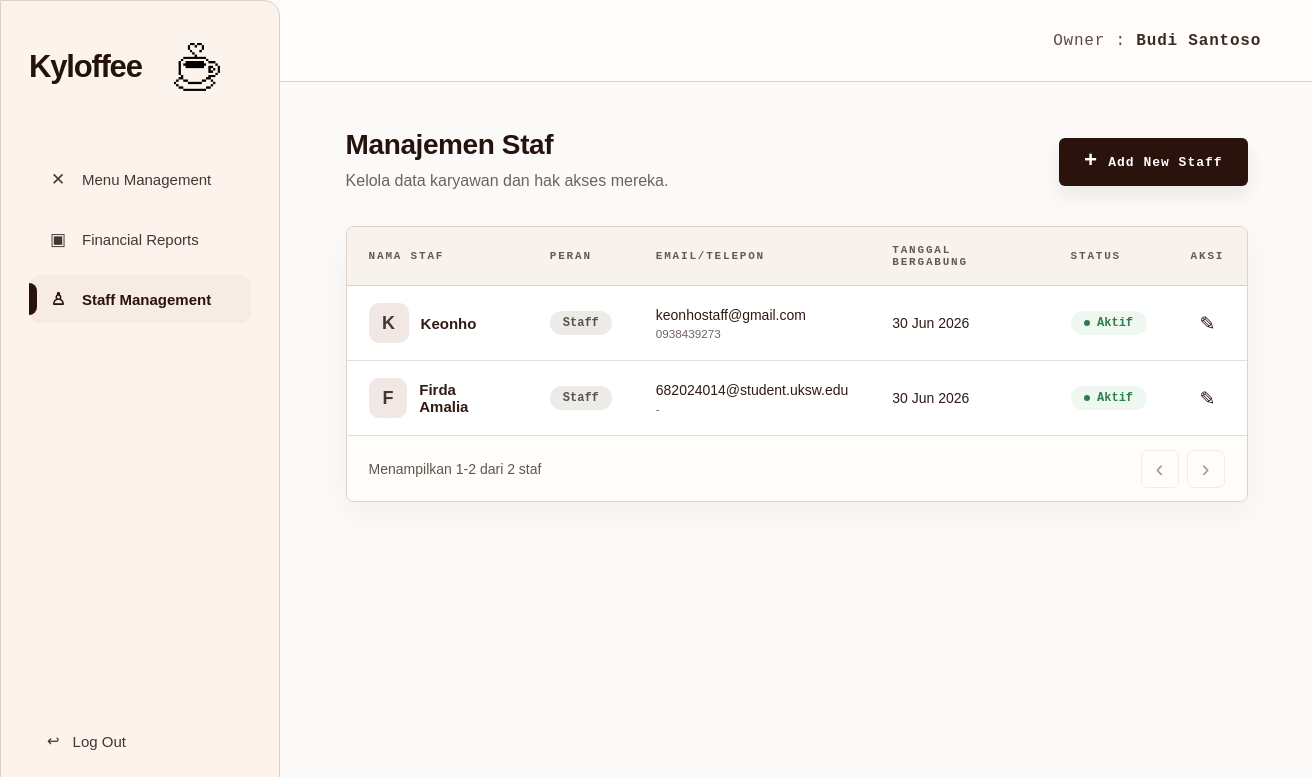
/owner/users (signed in), run on an earlier commit of the app's database.
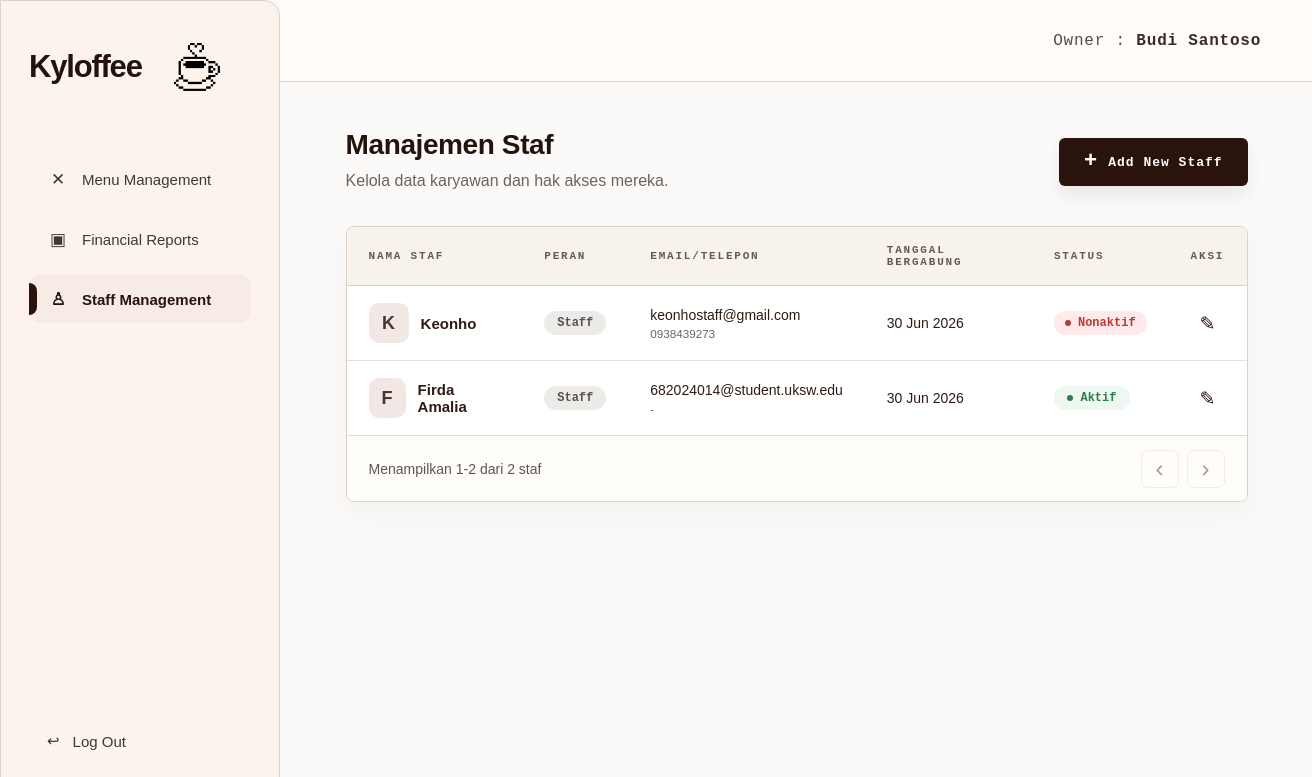
And on a later commit of the database.
### tables this page shows
CREATE TABLE users (
                id INTEGER PRIMARY KEY AUTOINCREMENT,
                full_name TEXT NOT NULL,
                email TEXT UNIQUE NOT NULL,
                password_hash TEXT NOT NULL,
                role TEXT NOT NULL,
                created_at TIMESTAMP DEFAULT CURRENT_TIMESTAMP
            , staff_phone TEXT, staff_position TEXT DEFAULT 'Staff', joined_date TEXT, staff_status TEXT DEFAULT 'Aktif', is_active INTEGER NOT NULL DEFAULT 1);

### app.py (the view)
@app.route("/owner/users")
@owner_required
def owner_users():
    init_db()
    page = request.args.get("page", 1, type=int)
    per_page = 6
    if page < 1:
        page = 1
    db = get_db()
    offset = (page - 1) * per_page
    total = fetch_scalar(db.execute("SELECT COUNT(*) FROM users WHERE LOWER(role) = ?", ("staff",))) or 0
    staff_rows = db.execute(
        """
        SELECT id, full_name, email, staff_phone, staff_position, joined_date, staff_status, is_active, created_at
        FROM users
        WHERE LOWER(role) = ?
        ORDER BY id ASC
        LIMIT ? OFFSET ?
        """,
        ("staff", per_page, offset),
    ).fetchall()
    total_pages = max(1, (total + per_page - 1) // per_page)
    return render_template(
        "owner_staff.html",
        owner_name=get_owner_name(),
        active_page="staff",
        staff_members=[format_staff_member(staff) for staff in staff_rows],
        page=page,
        total_pages=total_pages,
        total=total,
        per_page=per_page,
    )

### app.py (called while the page is built, shortened)
def get_db():
    global REMOTE_DB_FAILED
    if "db" not in g:
        should_try_mysql = DB_USE_MYSQL and not (REMOTE_DB_FAILED and DB_FALLBACK_SQLITE)
        sqlite_conn = sqlite3.connect(DATABASE)
        sqlite_conn.row_factory = sqlite3.Row
        g.db = DatabaseConnection(sqlite_conn, is_mysql=False)
    return g.db

def execute_script_commit(script):
    db = get_db()
    try:
        db.executescript(script)
        db.commit()
        app.logger.debug("DB script commit successful.")
    except Exception:
        db.rollback()
        app.logger.exception("DB schema change failed and rollback executed.")
        raise

def fetch_scalar(cursor):
    row = cursor.fetchone()
    if row is None:
        return None
    if isinstance(row, dict):
        return next(iter(row.values()))
    return row[0]

def row_to_dict(row):
    if row is None:
        return {}
    if isinstance(row, dict):
        return row
    return dict(row)

def get_owner_name():
    return (
        session.get("full_name")
        or session.get("name")
        or session.get("username")
        or "Owner"
    )

def owner_required(view_func):
    @wraps(view_func)
    def wrapped_view(**kwargs):
        if not session.get("user_id"):
            flash("Silakan login terlebih dahulu.", "error")
            return redirect(url_for("login"))
        if session.get("role") != "owner":
            return redirect_for_role()
        return view_func(**kwargs)
    return wrapped_view

def format_short_date(value):
    month_names = ["Jan", "Feb", "Mar", "Apr", "Mei", "Jun", "Jul", "Agu", "Sep", "Okt", "Nov", "Des"]
    return f"{value.day} {month_names[value.month - 1]} {value.year}"

def parse_report_date(value):
    if not value:
        return None
    try:
        return datetime.strptime(value, "%Y-%m-%d").date()
    except ValueError:
        return None

def parse_staff_date(value):
    value = str(value or "").strip()
    if not value:
        return ""
    for date_format in ("%Y-%m-%d", "%m/%d/%Y"):
        try:
            return datetime.strptime(value, date_format).date().isoformat()
        except ValueError:
            continue
    return ""

def format_staff_date(value):
    value = str(value or "").strip()
    if not value:
        return "-"
    date_part = value[:10]
    parsed_date = parse_report_date(date_part)
    if parsed_date:
        return format_short_date(parsed_date)
    return value

    def cursor(self):
        return self.conn.cursor()

### templates/owner_staff.html (shortened to what this page needs)
<!DOCTYPE html>
<html lang="id">
<head>
    <link rel="stylesheet" href="{{ url_for('static', filename='css/owner_shell.css') }}">
    <link rel="stylesheet" href="{{ url_for('static', filename='css/owner_menu.css') }}">
</head>
<body>
    <div class="owner-page">
        {% include 'partials/owner_sidebar.html' %}
        <main class="owner-main">
            <header class="owner-topbar">
                <div class="owner-identity">Owner : <strong>{{ owner_name }}</strong></div>
            </header>
            <section class="owner-content owner-content--staff">
                <div class="page-heading page-heading--row staff-heading">
                    <div>
                        <h1>Manajemen Staf</h1>
                        <p class="page-subtitle">Kelola data karyawan dan hak akses mereka.</p>
                    </div>
                    <a href="{{ url_for('owner_users_add') }}" class="primary-button staff-add-button">
                        <span>+</span>
                        Add New Staff
                    </a>
                </div>
                <section class="menu-table-card staff-table-card" aria-label="Daftar staf Kyloffee">
                    <div class="table-responsive">
                        <table class="menu-table staff-table">
                            <thead>
                                <tr>
                                    <th>Nama Staf</th>
                                    <th>Peran</th>
                                    <th>Email/Telepon</th>
                                    <th>Tanggal Bergabung</th>
                                    <th>Status</th>
                                    <th>Aksi</th>
                                </tr>
                            </thead>
                            <tbody>
                                {% if staff_members %}
                                    {% for staff in staff_members %}
                                        <tr>
                                            <td>
                                                <div class="staff-name-cell">
                                                    <span class="staff-avatar">{{ staff.initial }}</span>
                                                    <strong>{{ staff.full_name }}</strong>
                                                </div>
                                            </td>
                                            <td><span class="staff-role-pill">{{ staff.position }}</span></td>
                                            <td>
                                                <div class="staff-contact">
                                                    <span>{{ staff.email }}</span>
                                                    <small>{{ staff.phone }}</small>
                                                </div>
                                            </td>
                                            <td>{{ staff.joined_date }}</td>
                                            <td>
                                                <span class="staff-status staff-status--{{ staff.status_tone }}">
                                                    <i></i>{{ staff.status }}
                                                </span>
                                            </td>
                                            <td class="action-cell">
                                                <a href="{{ url_for('owner_users_edit', staff_id=staff.id) }}" class="icon-button" title="Edit staf">&#9998;</a>
                                            </td>
                                        </tr>
                                    {% endfor %}
                                {% endif %}
                            </tbody>
                        </table>
                    </div>
                    {% set start_item = ((page - 1) * per_page) + 1 if total > 0 else 0 %}
                    {% set end_item = page * per_page if page * per_page < total else total %}
                    <footer class="table-footer">
                        <p>Menampilkan {{ start_item }}-{{ end_item }} dari {{ total }} staf</p>
                        <div class="pagination">
                            <a class="page-button {% if page <= 1 %}disabled{% endif %}" href="{{ url_for('owner_users', page=page-1) if page > 1 else '#' }}">&lsaquo;</a>
                            <a class="page-button {% if page >= total_pages %}disabled{% endif %}" href="{{ url_for('owner_users', page=page+1) if page < total_pages else '#' }}">&rsaquo;</a>
                        </div>
                    </footer>
                </section>
            </section>
        </main>
    </div>
</body>
</html>

### templates/partials/owner_sidebar.html
<aside class="owner-sidebar">
    <a href="{{ url_for('owner_menu') }}" class="brand" aria-label="Kyloffee Owner Home">
        <span class="brand-name">Kyloffee</span>
        <img src="{{ url_for('static', filename='assets/logo-coffee.png') }}" alt="" class="brand-logo-mark">
    </a>
    <nav class="owner-nav" aria-label="Owner navigation">
        <a href="{{ url_for('owner_menu') }}" class="owner-nav__link {% if active_page == 'menu' %}active{% endif %}">
            <span class="owner-nav__icon" aria-hidden="true">&#10005;</span>
            <span>Menu Management</span>
        </a>
        <a href="{{ url_for('owner_reports') }}" class="owner-nav__link {% if active_page == 'reports' %}active{% endif %}">
            <span class="owner-nav__icon" aria-hidden="true">&#9635;</span>
            <span>Financial Reports</span>
        </a>
        <a href="{{ url_for('owner_users') }}" class="owner-nav__link {% if active_page == 'staff' %}active{% endif %}">
            <span class="owner-nav__icon" aria-hidden="true">&#9817;</span>
            <span>Staff Management</span>
        </a>
    </nav>
    <a href="{{ url_for('logout') }}" class="owner-logout">
        <span aria-hidden="true">&#8617;</span>
        <span>Log Out</span>
    </a>
</aside>

### static/css/owner_shell.css (style rules this page uses)
:root { --kyloffee-brown: #2a130d; --kyloffee-brown-2: #3a2118; --kyloffee-cream: #fbf3ec; --kyloffee-soft: #faf8f5; --kyloffee-line: #ded1c8; --kyloffee-muted: #6f625c; --kyloffee-text: #24120c; --kyloffee-white: #ffffff; --kyloffee-danger: #b83a2f; --kyloffee-success: #2f7d4f; --sidebar-width: 280px; --topbar-height: 82px; }
* { box-sizing: border-box; }
html, body { min-height: 100%; }
body { margin: 0; background: #fbfaf8; color: var(--kyloffee-text); font-family: Arial, Helvetica, sans-serif; }
a { color: inherit; }
.owner-page { min-height: 100vh; display: flex; }
.owner-sidebar { position: fixed; inset: 0 auto 0 0; z-index: 20; width: var(--sidebar-width); min-height: 100vh; background: var(--kyloffee-cream); border: 1px solid var(--kyloffee-line); border-top-right-radius: 16px; border-bottom-right-radius: 16px; padding: 42px 28px 34px; display: flex; flex-direction: column; }
.brand { display: flex; align-items: center; justify-content: flex-start; gap: 21px; text-decoration: none; color: var(--kyloffee-text); margin-bottom: 64px; }
.brand-name { font-size: 31px; font-weight: 900; letter-spacing: -1.2px; }
.brand-logo-mark { width: 68px; height: 48px; object-fit: contain; filter: brightness(0) saturate(100%) sepia(28%) saturate(1147%) hue-rotate(333deg) brightness(51%) contrast(102%); }
.owner-nav { display: flex; flex-direction: column; gap: 12px; }
.owner-nav__link, .owner-logout { min-height: 48px; display: flex; align-items: center; gap: 13px; text-decoration: none; color: #443631; border-radius: 11px; padding: 0 18px; font-size: 15px; transition: background 180ms ease, color 180ms ease; }
.owner-nav__link.active { position: relative; background: #f7ece5; color: var(--kyloffee-brown); font-weight: 700; }
.owner-nav__link.active::before { content: ""; position: absolute; left: 0; top: 8px; bottom: 8px; width: 8px; border-radius: 0 8px 8px 0; background: var(--kyloffee-brown); }
.owner-nav__icon { width: 22px; text-align: center; font-size: 17px; line-height: 1; }
.owner-logout { margin-top: auto; }
.owner-main { width: 100%; min-height: 100vh; margin-left: var(--sidebar-width); }
.owner-topbar { height: var(--topbar-height); display: flex; align-items: center; justify-content: flex-end; padding: 0 52px; background: rgba(255, 252, 249, 0.94); border-bottom: 1px solid var(--kyloffee-line); }
.owner-identity { font-family: "Courier New", monospace; font-size: 16px; letter-spacing: 0.8px; color: #5b4b45; white-space: nowrap; }
.owner-identity strong { color: #3b2b25; font-weight: 700; }
.owner-content { padding: 24px clamp(28px, 5vw, 72px) 64px; }
.page-heading { margin-bottom: 28px; }
.page-heading--row { display: flex; align-items: flex-start; justify-content: space-between; gap: 28px; }
.page-heading h1 { margin: 0 0 11px; font-size: clamp(28px, 3vw, 38px); line-height: 1.05; letter-spacing: -1.2px; }
.page-subtitle { margin: 0; max-width: 720px; color: var(--kyloffee-muted); font-size: 16px; line-height: 1.55; }
.primary-button, .submit-button, .secondary-button { height: 48px; display: inline-flex; align-items: center; justify-content: center; gap: 10px; border-radius: 6px; border: 1px solid transparent; padding: 0 24px; font-weight: 800; text-decoration: none; cursor: pointer; }
.primary-button, .submit-button { background: var(--kyloffee-brown); color: #fff; box-shadow: 0 9px 18px rgba(42, 19, 13, 0.08); }
.primary-button { margin-top: 28px; font-family: "Courier New", monospace; font-size: 13px; letter-spacing: 0.7px; }
.primary-button span { font-size: 22px; line-height: 1; }

What changed in the data, as far as the page shows it:
changed users "Keonho": status "Aktif" → "Nonaktif"
